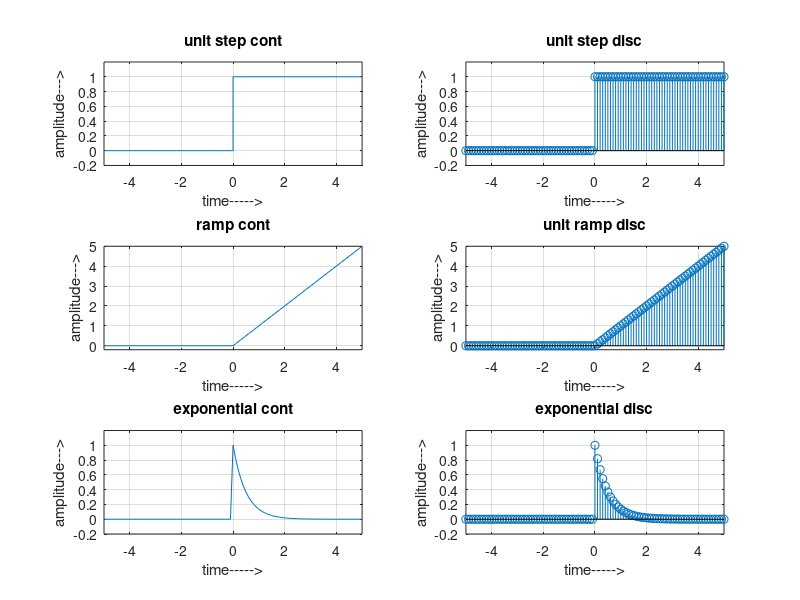

Write the MATLAB code that produced this figure.
clc;clear all; close all;
%% unit step 
t=-5:0.1:5;
l=length(t);
for i=1:l
    if t(i)<0
        unit_step(i)=0;
    else
        unit_step(i)=1;
    end
end
subplot(3,2,1);
stairs(t,unit_step);
axis([-5 5 -0.2 1.2])
grid on
title('unit step cont')
xlabel('time----->')
ylabel('amplitude--->')

subplot(3,2,2);
stem(t,unit_step);
axis([-5 5 -0.2 1.2])
grid on
title('unit step disc')
xlabel('time----->')
ylabel('amplitude--->')
%% ramp plot
for i=1:l
    if t(i)<0
        unit_ramp(i)=0;
    else
       
        unit_ramp(i)=t(i);
    end
end
subplot(3,2,3);
plot(t,unit_ramp)
axis([-5 5 -0.2 5])
title('ramp cont')
xlabel('time----->')
ylabel('amplitude--->')
grid on

subplot(3,2,4);
stem(t,unit_ramp)
axis([-5 5 -0.2 5])
title('unit ramp disc')
xlabel('time----->')
ylabel('amplitude--->')
grid on

%% exponential 
a=2
for i=1:l
    if t(i)<0
        unit_ex(i)=0;
    else
       
        unit_ex(i)=exp(-a*t(i));
    end
end
subplot(3,2,5);
plot(t,unit_ex)
axis([-5 5 -0.2 1.2])
title('exponential cont')
xlabel('time----->')
ylabel('amplitude--->')
grid on

subplot(3,2,6);
stem(t,unit_ex)
axis([-5 5 -0.2 1.2])
title('exponential disc')
xlabel('time----->')
ylabel('amplitude--->')
grid on
